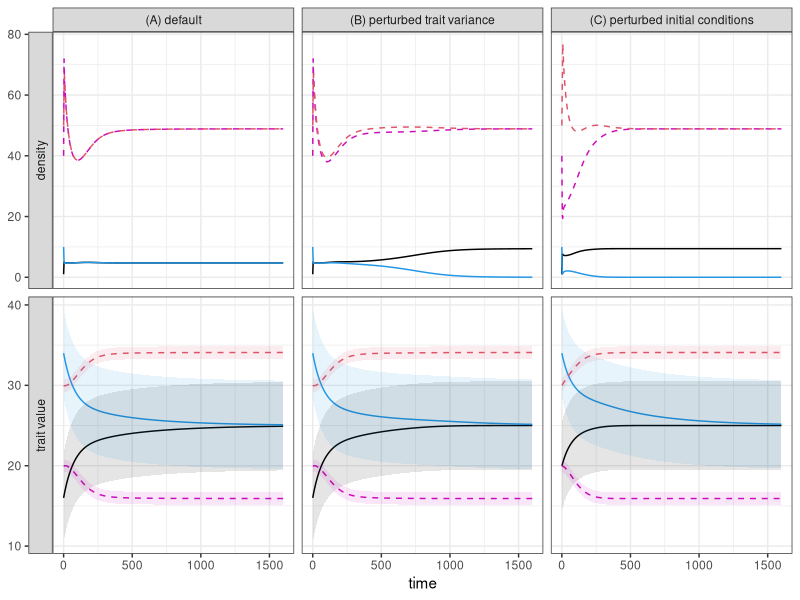

Generate this figure with R:

require(deSolve) ## for integrating ODE systems
require(tidyverse) ## for efficient data manipulation and plotting


## right hand sides of the dynamical equations (equations 11 and 12 from
## McPeek 2019 Am Nat; DOI: 10.1086/701629)
## Input:
## - time: the moment at which the right hand side is evaluated
##         (needed for compatibility; not used)
## - state: the state variables, coerced into a vector, in the order:
##          (R[1], R[2], N[1], N[2], zR[1], zR[2], zN[1], zN[2]),
##          where R[i] (N[i]) is the density of resource (consumer) i, and
##          zR[i] (zN[i]) is the trait mean of resource (consumer) i
## - pars: list of model parameters; see the definition of "params1" below
##         to see what entries it should have
## Output:
## - the vector of time derivatives of the dynamical variables, in the same
##   order as in the state vector (dR[1]/dt, dR[2]/dt, dN[1]/dt, ..., dzN[2]/dt)
eqs <- function(time, state, pars) {
    ## give short names to state variables (R[i], N[i], zR[i], zN[i])
    R <- state[1:2]; N <- state[3:4]; zR <- state[5:6]; zN <- state[7:8]
    ## initialize derivatives
    dRdt <- c(0, 0); dNdt <- c(0, 0); dzRdt <- c(0, 0); dzNdt <- c(0, 0)
    ## time derivative of resource 1's density (eq. 11 in McPeek 2019 Am Nat)
    dRdt[1] <- (pars$c0[1]*(1-pars$gamma[1]*((zR[1]-pars$zRc[1])^2+pars$PR[1]))-
                pars$d[1]*R[1]-
                sum(pars$a0*pars$beta*N*
                    exp(-(zN-zR[1])^2/(2*(pars$PR[1]+pars$PN+pars$beta^2)))/
                    sqrt(pars$PR[1]+pars$PN+pars$beta^2)))*R[1]
    ## time derivative of resource 2's density (eq. 11 in McPeek 2019 Am Nat)
    dRdt[2] <- (pars$c0[2]*(1-pars$gamma[2]*((zR[2]-pars$zRc[2])^2+pars$PR[2]))-
                pars$d[2]*R[2]-
                sum(pars$a0*pars$beta*N*
                    exp(-(zN-zR[2])^2/(2*(pars$PR[2]+pars$PN+pars$beta^2)))/
                    sqrt(pars$PR[2]+pars$PN+pars$beta^2)))*R[2]
    ## time derivative of consumer 1's density (eq. 11 in McPeek 2019 Am Nat)
    dNdt[1] <- (pars$b[1]*pars$a0[1]*pars$beta[1]*
                sum(R*exp(-(zN[1]-zR)^2/(2*(pars$PR+pars$PN[1]+pars$beta[1]^2)))/
                    sqrt(pars$PR+pars$PN[1]+pars$beta[1]^2))-
                pars$f0[1]*(1+pars$theta[1]*((zN[1]-pars$zNf[1])^2+pars$PN[1]))-
                pars$g[1]*N[1])*N[1]
    ## time derivative of consumer 2's density (eq. 11 in McPeek 2019 Am Nat)
    dNdt[2] <- (pars$b[2]*pars$a0[2]*pars$beta[2]*
                sum(R*exp(-(zN[2]-zR)^2/(2*(pars$PR+pars$PN[2]+pars$beta[2]^2)))/
                    sqrt(pars$PR+pars$PN[2]+pars$beta[2]^2))-
                pars$f0[2]*(1+pars$theta[2]*((zN[2]-pars$zNf[2])^2+pars$PN[2]))-
                pars$g[2]*N[2])*N[2]
    ## time derivative of resource 1's trait mean (eq. 12 in McPeek 2019 Am Nat)
    dzRdt[1] <- (-2*pars$c0[1]*pars$gamma[1]*(zR[1]-pars$zRc[1])-
                 sum(pars$a0*pars$beta*N*(zN-zR[1])*
                     exp(-(zN-zR[1])^2/(2*(pars$PR[1]+pars$PN+pars$beta^2)))/
                     (pars$PR[1]+pars$PN+pars$beta^2)^(3/2)))*pars$GR[1]
    ## time derivative of resource 2's trait mean (eq. 12 in McPeek 2019 Am Nat)
    dzRdt[2] <- (-2*pars$c0[2]*pars$gamma[2]*(zR[2]-pars$zRc[2])-
                 sum(pars$a0*pars$beta*N*(zN-zR[2])*
                     exp(-(zN-zR[2])^2/(2*(pars$PR[2]+pars$PN+pars$beta^2)))/
                     (pars$PR[2]+pars$PN+pars$beta^2)^(3/2)))*pars$GR[2]
    ## time derivative of consumer 1's trait mean (eq. 12 in McPeek 2019 Am Nat)
    dzNdt[1] <- (-pars$b[1]*pars$a0[1]*pars$beta[1]*
                 sum(R*(zN[1]-zR)*
                     exp(-(zN[1]-zR)^2/(2*(pars$PR+pars$PN[1]+pars$beta[1]^2)))/
                     (pars$PR+pars$PN[1]+pars$beta[1]^2)^(3/2))-
                 2*pars$f0[1]*pars$theta[1]*(zN[1]-pars$zNf[1]))*pars$GN[1]
    ## time derivative of consumer 2's trait mean (eq. 12 in McPeek 2019 Am Nat)
    dzNdt[2] <- (-pars$b[2]*pars$a0[2]*pars$beta[2]*
                 sum(R*(zN[2]-zR)*
                     exp(-(zN[2]-zR)^2/(2*(pars$PR+pars$PN[2]+pars$beta[2]^2)))/
                     (pars$PR+pars$PN[2]+pars$beta[2]^2)^(3/2))-
                 2*pars$f0[2]*pars$theta[2]*(zN[2]-pars$zNf[2]))*pars$GN[2]
    ## coerce derivatives into a vector and then a list, then return them
    return(list(c(dRdt, dNdt, dzRdt, dzNdt)))
}

## put results from integrating the ODEs in tidy form
organize_results <- function(sol) {
    dat <- sol %>% as.data.frame %>% as_tibble ## convert to tibble
    names(dat)[1] <- "time" ## first column is time
    names(dat)[2:5] <- paste0("density_", 1:4) ## then the four densities
    names(dat)[6:9] <- paste0("trait value_", 1:4) ## and the four trait means
    dat <- dat %>%
        gather("var", "v", 2:ncol(dat)) %>% ## normalize using key-value pairs
        ## separate the single column of data type (density or trait mean) and
        ## species number information into two columns
        separate(var, c("type", "species"), sep="_") %>%
        ## separate columns for densities and trait means for each species
        spread(type, v) %>%
        ## rename species from (1, 2, 3, 4) to (R1, R2, N1, N2)
        mutate(species=c("R1", "R2", "N1", "N2")[as.integer(species)]) %>%
        ## indicate trophic level in a separate column
        mutate(type=ifelse(species%in%c("R1", "R2"), "resource", "consumer")) %>%
        ## merge density and trait mean columns into key-value pairs
        gather(attribute, v, c("density", "trait value"))
    return(dat)
}

## parameters, coerced into list
params1 <- list(
    c0=c(3.0, 3.0),      ## maximum birth rate of resource species
    d=c(0.02, 0.02),     ## strength of resource intraspecific density dependence
    gamma=c(0.01, 0.01), ## rate of decrease of resource intrinsic growth function
    zRc=c(20.0, 30.0),   ## where resource intrinsic growth function is maximal
    zNf=c(25.0, 25.0),   ## where consumer intrinsic growth function is minimal
    GR=c(0.2, 0.2),      ## additive genetic variance of resource species
    ER=c(0.4, 0.4),      ## environmental variance of resource species
    GN=c(0.2, 0.2),      ## additive genetic variance of consumer species
    EN=c(30.0, 30.0),    ## environmental variance of resource species
    a0=c(0.5, 0.5),      ## maximum attack coefficient of consumer species
    b=c(0.1, 0.1),       ## consumer conversion efficiencies
    beta=c(5.0, 5.0),    ## width of Gaussian attack coefficient curve
    g=c(0.0, 0.0),       ## strength of consumer intraspecific density dependence
    theta=c(0.01, 0.01), ## rate of increase of consumer intrinsic growth function
    f0=c(1.2, 1.2)       ## minimum consumer intrinsic death rate
)
## total phenotypic variance = genetic + environmental
params1$PR <- params1$GR + params1$ER ## for resources
params1$PN <- params1$GN + params1$EN ## and for consumers
params1$Rinit <- c(40, 50) ## initial resource densities
params1$Ninit <- c(1, 10) ## initial consumer densities
params1$zRinit <- c(20, 30) ## initial resource trait means
params1$zNinit <- c(16, 34) ## initial consumer trait means
## initial conditions coerced into one vector
params1$ic <- c(params1$Rinit, params1$Ninit, params1$zRinit, params1$zNinit)
## two other parameter sets
params2 <- params1 ## parameter set 2: like set 1, except
params2$EN[2] <- 31.0 ## EN[2] is slightly perturbed
params2$PR <- params2$GR + params2$ER ## recalculate phenotypic variance (resource)
params2$PN <- params2$GN + params2$EN ## recalculate phenotypic variance (consumer)
params3 <- params1 ## parameter set 3: like set 1, except
params3$ic[7] <- 20 ## zNinit[1] is slightly perturbed


## time sampling points when solving ODEs
tmax <- 1600 ## time to integrate equations for
stepout <- tmax/500 ## time step size for output
time <- seq(0, tmax, by=stepout) ## sampling points in time

## solve ODEs and put results in tidy table
## First, solve with parameter set 1
sol1 <- ode(func=eqs, y=params1$ic, parms=params1, times=time) %>%
    organize_results %>%
    mutate(scenario="(A) default") %>% ## add column labeling parameter set
    mutate(s=ifelse(species=="R1", sqrt(params1$PR[1]), ## take square root of
             ifelse(species=="R2", sqrt(params1$PR[2]), ## trait variances, to get
             ifelse(species=="N1", sqrt(params1$PN[1]), ## standard deviations
                    sqrt(params1$PN[2])))))
## Second, solve with parameter set 2
sol2 <- ode(func=eqs, y=params2$ic, parms=params2, times=time) %>%
    organize_results %>%
    mutate(scenario="(B) perturbed trait variance") %>%
    mutate(s=ifelse(species=="R1", sqrt(params2$PR[1]),
             ifelse(species=="R2", sqrt(params2$PR[2]),
             ifelse(species=="N1", sqrt(params2$PN[1]),
                    sqrt(params2$PN[2])))))
## Third, solve with parameter set 3
sol3 <- ode(func=eqs, y=params3$ic, parms=params3, times=time) %>%
    organize_results %>%
    mutate(scenario="(C) perturbed initial conditions") %>%
    mutate(s=ifelse(species=="R1", sqrt(params3$PR[1]),
             ifelse(species=="R2", sqrt(params3$PR[2]),
             ifelse(species=="N1", sqrt(params3$PN[1]),
                    sqrt(params3$PN[2])))))
## merge solutions into one large tibble
sol <- bind_rows(sol1, sol2, sol3) %>%
    ## only show trait std dev s if the attribute in the row is trait value
    mutate(s=ifelse(attribute=="trait value", s, 0))


## plot results
sol %>%
    ggplot() +
    aes(x=time, y=v, ymin=v-s, ymax=v+s, colour=species, linetype=species,
        fill=species) +
    geom_line() +
    geom_ribbon(colour=NA, alpha=0.1) +
    facet_grid(attribute~scenario, scales="free_y", switch="y") +
    scale_colour_manual(name="species", values=c(1, 4, 6, 2)) +
    scale_fill_manual(name="species", values=c(1, 4, 6, 2)) +
    scale_linetype_manual(name="species", values=c(1, 1, 2, 2)) +
    theme_bw() + theme(axis.title.y=element_blank(), legend.position="none")
